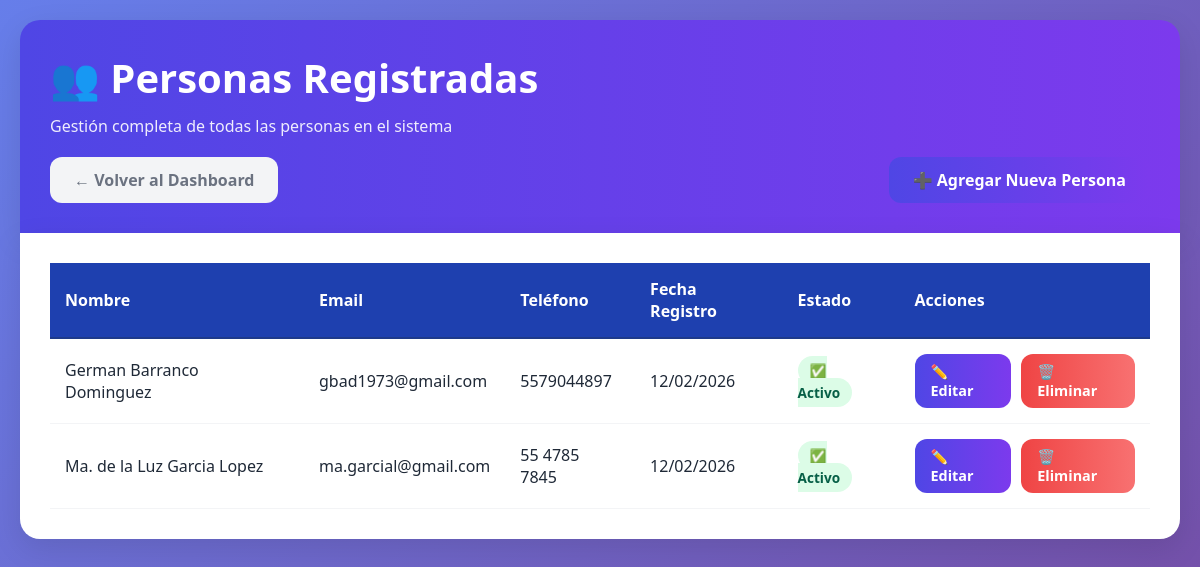
Screenshot of /personas/ (signed in) with the database file from the repository.
### tarjetas_app/models.py (models this page shows, shortened)
class Persona(models.Model):
    nombre = models.CharField(max_length=100, verbose_name="Nombre completo")
    activo = models.BooleanField(default=True, verbose_name="Activo")
    fecha_registro = models.DateField(auto_now_add=True, verbose_name="Fecha de registro")
    email = models.EmailField(blank=True, verbose_name="Correo electrónico")
    telefono = models.CharField(max_length=20, blank=True, verbose_name="Teléfono")
    class Meta:
        verbose_name = "Persona"
        verbose_name_plural = "Personas"
        ordering = ['nombre']

### tarjetas_app/views.py (the view)
# urls.py: path('personas/', views.lista_personas, name='lista_personas'),
@login_required
def lista_personas(request):
    personas = Persona.objects.all()
    return render(request, 'tarjetas_app/lista_personas.html', {'personas': personas})

### templates/tarjetas_app/lista_personas.html (shortened to what this page needs)
<!DOCTYPE html>
<html lang="es">
<head>
</head>
<body>
    <div class="container">
        <div class="header">
            <h1>👥 Personas Registradas</h1>
            <p>Gestión completa de todas las personas en el sistema</p>
            <div class="header-actions">
                <a href="{% url 'dashboard' %}" class="btn btn-secondary">
                    ← Volver al Dashboard
                </a>
                <a href="{% url 'nueva_persona' %}" class="btn btn-primary">
                    ➕ Agregar Nueva Persona
                </a>
            </div>
        </div>
        <div class="personas-table">
            {% if personas %}
            <table>
                <thead>
                    <tr>
                        <th>Nombre</th>
                        <th>Email</th>
                        <th>Teléfono</th>
                        <th>Fecha Registro</th>
                        <th>Estado</th>
                        <th>Acciones</th>
                    </tr>
                </thead>
                <tbody>
                    {% for persona in personas %}
                    <tr>
                        <td>{{ persona.nombre }}</td>
                        <td>{{ persona.email|default:"-" }}</td>
                        <td>{{ persona.telefono|default:"-" }}</td>
                        <td>{{ persona.fecha_registro|date:"d/m/Y" }}</td>
                        <td>
                            {% if persona.activo %}
                                <span class="estado-activo">✅ Activo</span>
                            {% else %}
                                <span class="estado-inactivo">❌ Inactivo</span>
                            {% endif %}
                        </td>
                        <td>
                            <div class="acciones">
                                <a href="{% url 'editar_persona' persona.id %}" class="btn btn-edit">
                                    ✏️ Editar
                                </a>
                                <a href="{% url 'eliminar_persona' persona.id %}" class="btn btn-delete">
                                    🗑️ Eliminar
                                </a>
                            </div>
                        </td>
                    </tr>
                    {% endfor %}
                </tbody>
            </table>
            {% endif %}
        </div>
    </div>
</body>
</html>

### templates/tarjetas_app/lista_personas.html (style rules this page uses)
* { margin: 0; padding: 0; box-sizing: border-box; font-family: 'Segoe UI', Tahoma, Geneva, Verdana, sans-serif; }
body { background: linear-gradient(135deg, #667eea 0%, #764ba2 100%); min-height: 100vh; padding: 20px; }
.container { max-width: 1200px; margin: 0 auto; }
.header { background: linear-gradient(to right, #4f46e5, #7c3aed); color: white; border-radius: 20px 20px 0 0; padding: 30px; box-shadow: 0 10px 30px rgba(0,0,0,0.1); }
.header h1 { color: white; font-size: 2.5rem; margin-bottom: 10px; display: flex; align-items: center; gap: 15px; }
.header p { color: rgba(255, 255, 255, 0.9); }
.header-actions { display: flex; justify-content: space-between; align-items: center; margin-top: 20px; }
.btn { padding: 12px 24px; border: none; border-radius: 12px; font-size: 1rem; font-weight: 600; cursor: pointer; transition: all 0.3s ease; display: flex; align-items: center; gap: 8px; text-decoration: none; }
.btn-primary { background: linear-gradient(to right, #4f46e5, #7c3aed); color: white; }
.btn-secondary { background: #f3f4f6; color: #6b7280; }
.btn-edit { background: linear-gradient(to right, #4f46e5, #7c3aed); color: white; padding: 8px 16px; font-size: 0.9rem; }
.btn-delete { background: linear-gradient(to right, #ef4444, #f87171); color: white; padding: 8px 16px; font-size: 0.9rem; }
.personas-table { background: white; border-radius: 0 0 20px 20px; padding: 30px; box-shadow: 0 10px 30px rgba(0,0,0,0.1); overflow-x: auto; }
table { width: 100%; border-collapse: collapse; }
th { background: #1e40af; color: white; padding: 15px; text-align: left; font-weight: 600; border-bottom: 2px solid #1e3a8a; }
td { padding: 15px; border-bottom: 1px solid #f3f4f6; color: #1f2937; }
.estado-activo { background: #dcfce7; color: #065f46; padding: 5px 12px; border-radius: 20px; font-size: 0.85rem; font-weight: 600; }
.acciones { display: flex; gap: 10px; }

### rows the page displays
Persona: nombre "German Barranco Dominguez", email "gbad1973@gmail.com", telefono "5579044897", fecha_registro "12/02/2026", activo "✅ Activo"
Persona: nombre "Ma. de la Luz Garcia Lopez", email "ma.garcial@gmail.com", telefono "55 4785 7845", fecha_registro "12/02/2026", activo "✅ Activo"
